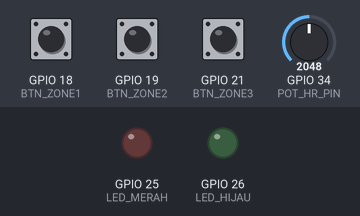
The sketch below on a simulated ESP32. Shown: output pins drawn as LEDs (lit = HIGH). The test bench sets the inputs (shaded band); at power-on: GPIO 34 (POT_HR_PIN) = 2048, GPIO 18 (BTN_ZONE1) HIGH, GPIO 19 (BTN_ZONE2) HIGH, GPIO 21 (BTN_ZONE3) HIGH. WiFi joins after 1.5 s; servers stay silent unless stated; no MQTT or app messages arrive unless stated; what the sketch prints to the serial monitor is not drawn.

Above: at 0.4 s.
At 3.0 s:
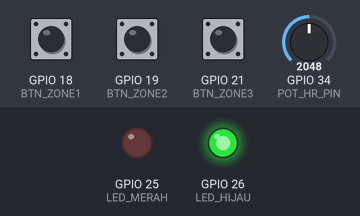
3.1 s: GPIO 34 (POT_HR_PIN) set to 2612
6.9 s: GPIO 34 (POT_HR_PIN) set to 2679
At 8.9 s:
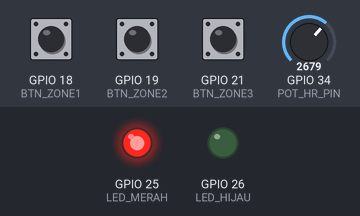
Timing chart, 0 to 10.4 s (numbered marks = the images above; inputs shaded):
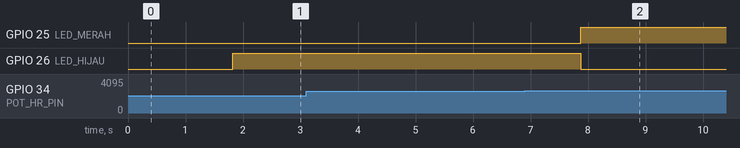

The sketch:

sketch.ino
```cpp
#include <WiFi.h>
#include <PubSubClient.h>

// ── Konfigurasi ─────────────────────────────────────────
const char* ssid     = "Wokwi-GUEST";
const char* password = "";

#define POT_HR_PIN  34  // Potensiometer → simulasi Heart Rate
#define BTN_ZONE1   18  // Tombol → Zone 1: Margonda
#define BTN_ZONE2   19  // Tombol → Zone 2: Lenteng Agung
#define BTN_ZONE3   21  // Tombol → Zone 3: Pasar Minggu
#define LED_MERAH   25  // LED merah = HR tinggi (running)
#define LED_HIJAU   26  // LED hijau = HR normal (rest/walking)

const int   CITIZEN_ID = 3;
const char* DEVICE_ID  = "device_01";

WiFiClient espClient;
PubSubClient mqtt(espClient);

int    currentZone = 1;
String zoneName    = "Margonda";

void setup() {
    Serial.begin(115200);
    delay(300);

    pinMode(BTN_ZONE1, INPUT_PULLUP);
    pinMode(BTN_ZONE2, INPUT_PULLUP);
    pinMode(BTN_ZONE3, INPUT_PULLUP);
    pinMode(LED_MERAH, OUTPUT);
    pinMode(LED_HIJAU, OUTPUT);

    Serial.println("====================================");
    Serial.println("  Device 2: Smartwatch Warga");
    Serial.println("  Simulasi Heart Rate & Lokasi");
    Serial.println("====================================");
    Serial.println("  BTN1 = Zone 1 (Margonda)");
    Serial.println("  BTN2 = Zone 2 (Lenteng Agung)");
    Serial.println("  BTN3 = Zone 3 (Pasar Minggu)");
    Serial.println("====================================\n");

    WiFi.begin(ssid, password);
    Serial.print("WiFi: Connecting");
    int t = 0;
    while (WiFi.status() != WL_CONNECTED && t < 20) {
        delay(300);
        Serial.print(".");
        t++;
    }
    Serial.println(WiFi.status() == WL_CONNECTED ? " OK!" : " Timeout");

    mqtt.setServer("broker.hivemq.com", 1883);
}

void loop() {
    // Deteksi tombol zona (INPUT_PULLUP: LOW saat ditekan)
    if (digitalRead(BTN_ZONE1) == LOW) {
        currentZone = 1; zoneName = "Margonda";
        Serial.println("[LOKASI] Pindah ke Zone 1: Margonda");
        delay(300);
    }
    if (digitalRead(BTN_ZONE2) == LOW) {
        currentZone = 2; zoneName = "Lenteng Agung";
        Serial.println("[LOKASI] Pindah ke Zone 2: Lenteng Agung");
        delay(300);
    }
    if (digitalRead(BTN_ZONE3) == LOW) {
        currentZone = 3; zoneName = "Pasar Minggu";
        Serial.println("[LOKASI] Pindah ke Zone 3: Pasar Minggu");
        delay(300);
    }

    // Baca potensiometer → Heart Rate (60 - 170 bpm)
    int potValue  = analogRead(POT_HR_PIN);
    int heartRate = map(potValue, 0, 4095, 60, 170);

    // Tentukan aktivitas berdasarkan HR
    String activity;
    if (heartRate < 90) {
        activity = "rest";
        digitalWrite(LED_MERAH, LOW);
        digitalWrite(LED_HIJAU, HIGH);
    } else if (heartRate <= 130) {
        activity = "walking";
        digitalWrite(LED_MERAH, LOW);
        digitalWrite(LED_HIJAU, HIGH);
    } else {
        activity = "running";
        digitalWrite(LED_MERAH, HIGH);
        digitalWrite(LED_HIJAU, LOW);
    }

    Serial.printf("[WEARABLE] Zone %d (%s) | HR: %d bpm | Status: %s\n",
        currentZone, zoneName.c_str(), heartRate, activity.c_str());

    // Kirim ke MQTT
    if (!mqtt.connected()) {
        mqtt.connect("ESP32-Wearable-Citizen3");
    }
    mqtt.loop();

    String topic   = "wearable/" + String(DEVICE_ID) + "/heartrate";
    String payload = "{\"citizen_id\":"  + String(CITIZEN_ID) +
                     ",\"device_id\":\"" + String(DEVICE_ID) + "\"" +
                     ",\"heart_rate\":"  + String(heartRate) +
                     ",\"zone_id\":"     + String(currentZone) + "}";
    mqtt.publish(topic.c_str(), payload.c_str());

    delay(3000);
}
```

Measured:
- the behaviour switches between 2643 and 2644 on GPIO 34 (POT_HR_PIN) (found by bisection; images 1 and 2)
- after the input at 3.1 s, every drawn part: stays the same
- after the input at 6.9 s, GPIO 25 (LED_MERAH): LOW → HIGH after 0.97 s; GPIO 26 (LED_HIJAU): HIGH → LOW after 0.97 s
